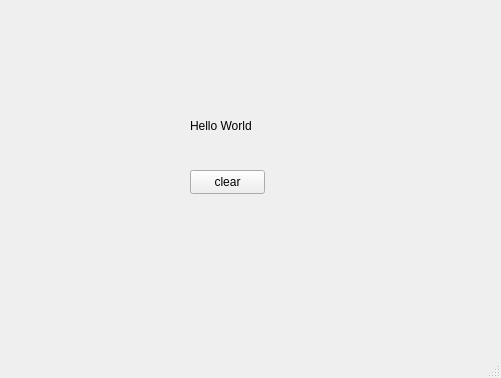
<?xml version="1.0" encoding="UTF-8"?>
<ui version="4.0">
 <class>MainWindow</class>
 <widget class="QMainWindow" name="MainWindow">
  <property name="geometry">
   <rect>
    <x>0</x>
    <y>0</y>
    <width>501</width>
    <height>378</height>
   </rect>
  </property>
  <property name="windowTitle">
   <string>MainWindow</string>
  </property>
  <widget class="QWidget" name="centralwidget">
   <widget class="QPushButton" name="btnClear">
    <property name="geometry">
     <rect>
      <x>190</x>
      <y>170</y>
      <width>75</width>
      <height>24</height>
     </rect>
    </property>
    <property name="text">
     <string>clear</string>
    </property>
   </widget>
   <widget class="QLabel" name="lblHello">
    <property name="geometry">
     <rect>
      <x>190</x>
      <y>110</y>
      <width>71</width>
      <height>31</height>
     </rect>
    </property>
    <property name="text">
     <string>Hello World</string>
    </property>
   </widget>
  </widget>
  <widget class="QMenuBar" name="menubar">
   <property name="geometry">
    <rect>
     <x>0</x>
     <y>0</y>
     <width>501</width>
     <height>22</height>
    </rect>
   </property>
  </widget>
  <widget class="QStatusBar" name="statusbar"/>
 </widget>
 <resources/>
 <connections>
  <connection>
   <sender>btnClear</sender>
   <signal>clicked()</signal>
   <receiver>lblHello</receiver>
   <slot>clear()</slot>
   <hints>
    <hint type="sourcelabel">
     <x>227</x>
     <y>203</y>
    </hint>
    <hint type="destinationlabel">
     <x>225</x>
     <y>147</y>
    </hint>
   </hints>
  </connection>
 </connections>
</ui>
